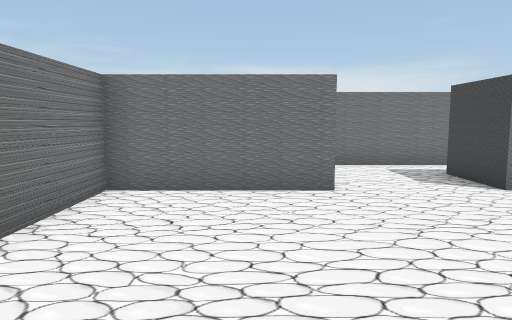
[1] (above)

24 first-person views from a walk through a 3-D level made in the Unity game engine. The camera is 1.2 m above the floor, tilts 6° down and sees 70° across. Doors are open. The floor is counted in squares, 1 m on a side. Each view is taken from the middle of a square. On the plan, view 1 faces up. The plan holds only what a view shows up to about 15 squares ahead; the rest is blank. The place goes on beyond the plan. The player is left out. Some surface patterns are stand-ins.

[2]
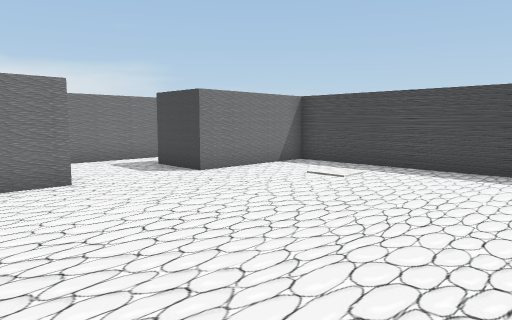

[3]
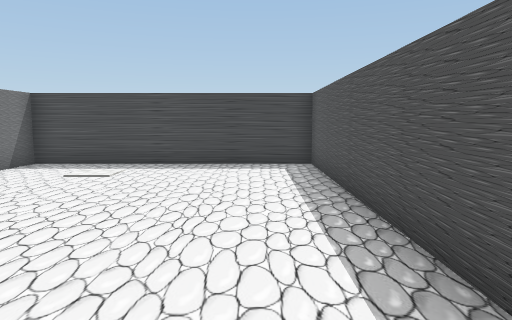

[4]
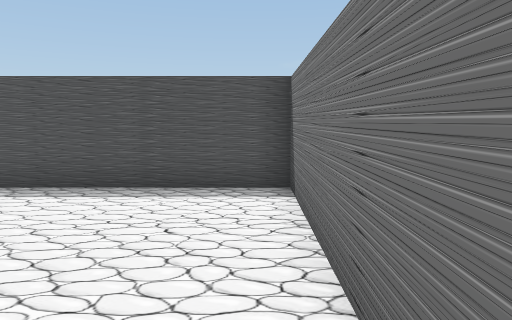

[5]
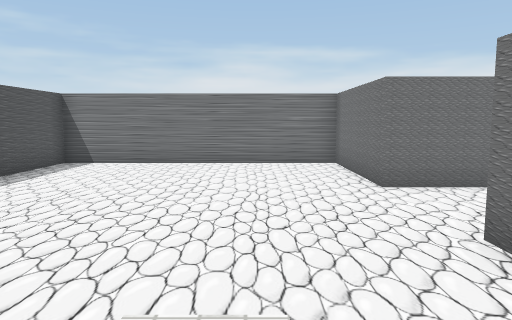

[6]
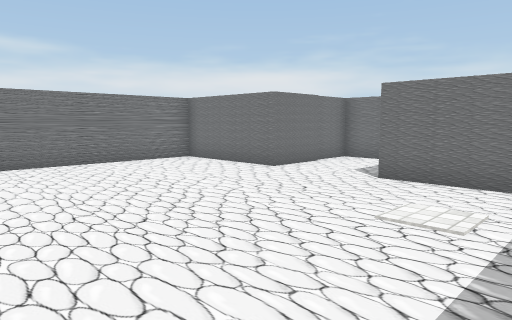

[7]
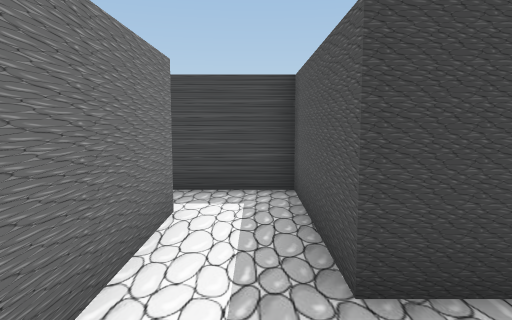

[8]
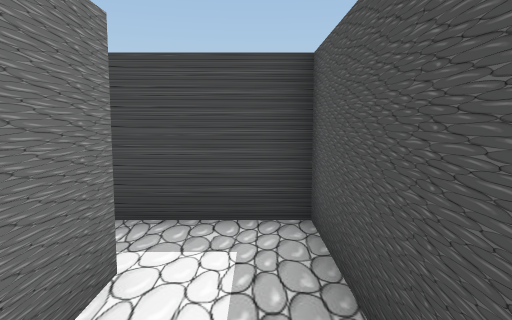

[9]
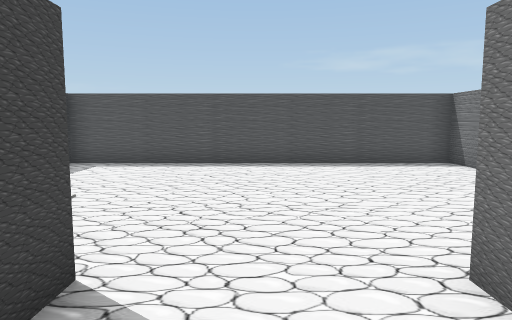

[10]
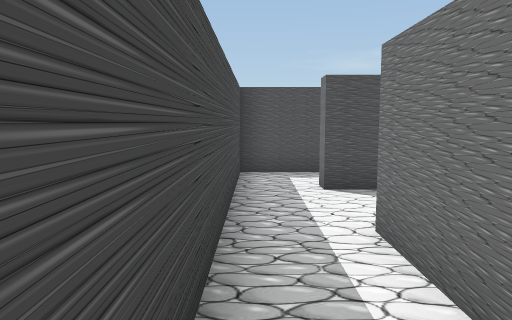

[11]
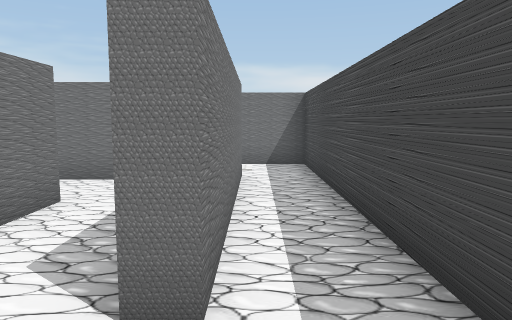

[12]
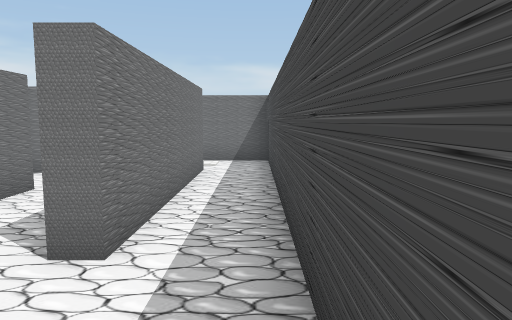

[13]
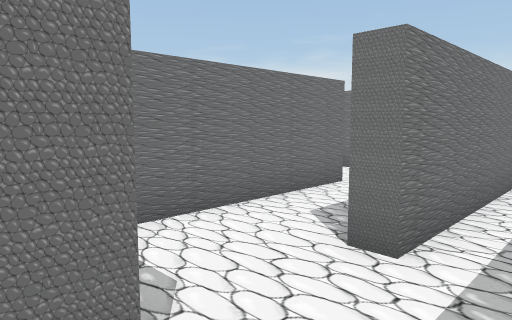

[14]
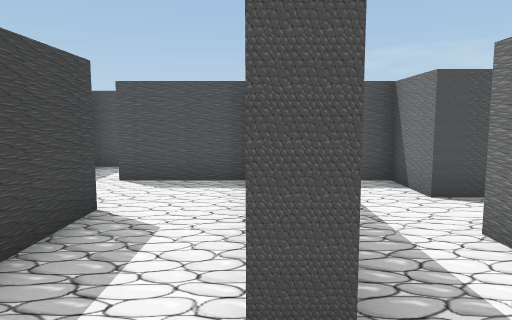

[15]
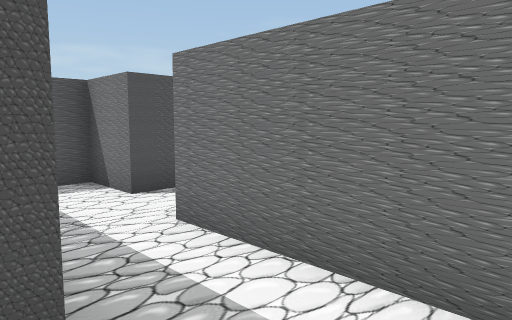

[16]
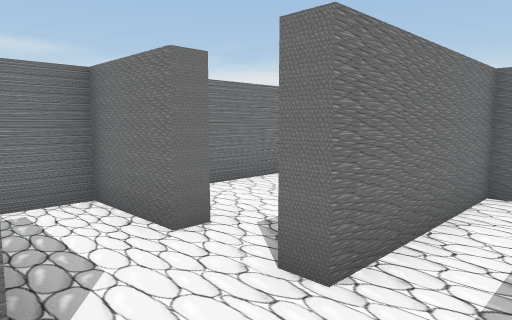

[17]
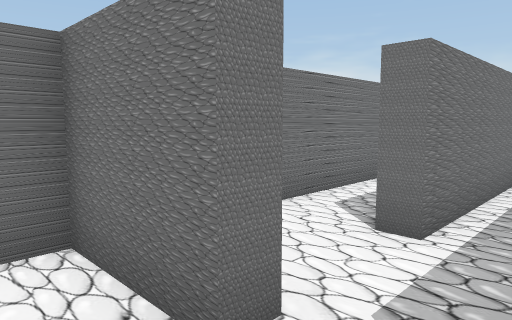

[18]
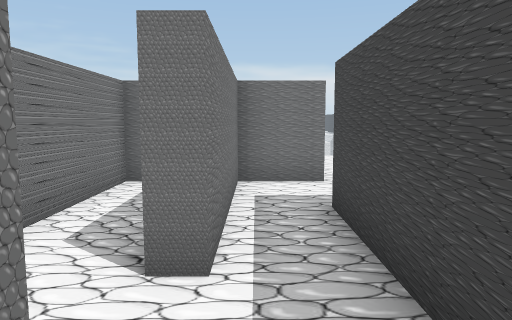

[19]
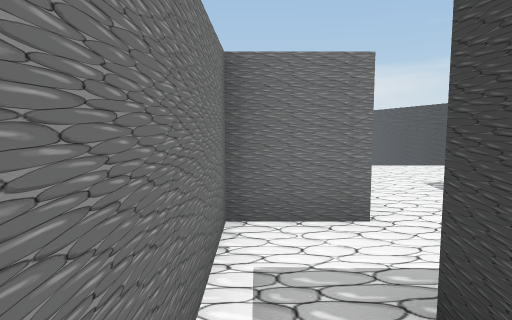

[20]
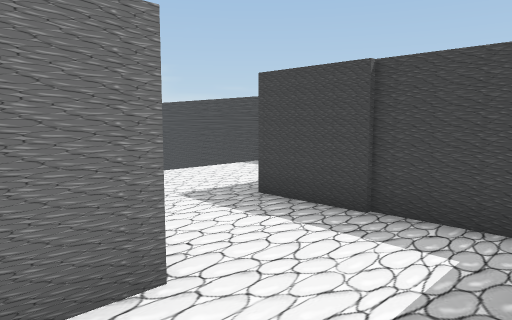

[21]
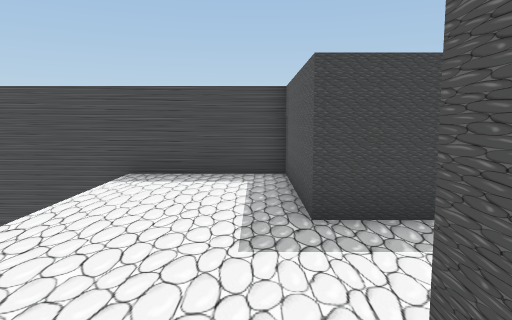

[22]
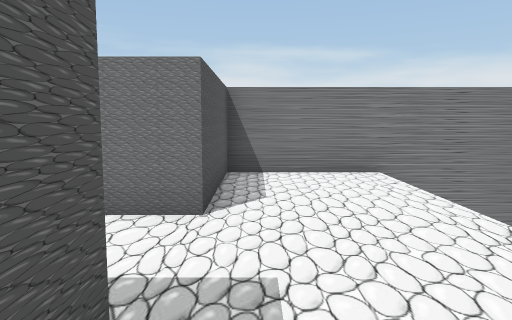

[23]
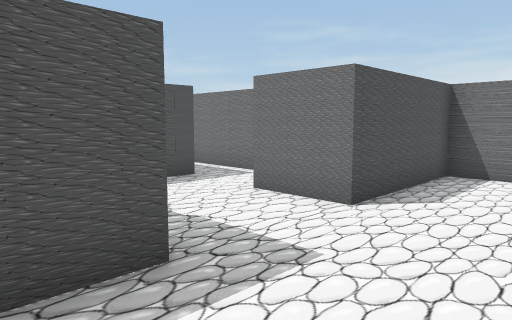

[24]
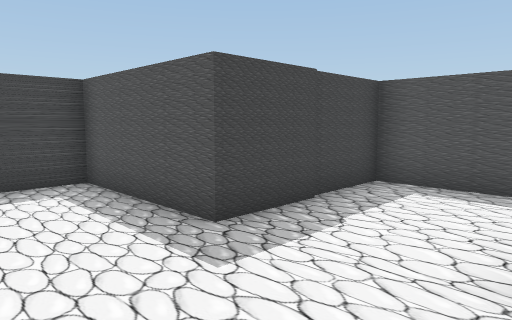

### Floor plan
Key: @ floor where view 1 was taken; # wall or solid block; . floor; D open door; v drop or lower ground.
Columns run from 3 left of view 1 to 9 right of it. Each row starts with its distance up from view 1.
 29 #          v
 28 #          v
 27 #vvvvvvvvvvv#
 26 #...........#
 25 #...........#
 24 #...........#
 23 ####DDDD#####
 22 # ##DDDD#####
 21 #.#.....# ..#
 20 #.#.....# ..#
 19 #.#.######..#
 18 #.#.#....#..#
 17 #.#.#....#..#
 16 #...#..#.#..#
 15 # ..#..#.#..#
 14 ###....#.#..#
 13 #......#....#
 12    ##..#....#
 11     #. #....#
 10     ######..#
  9     #.......#
  8    #DDDD#####
  7 ####DDDD#####
  6 #...........#
  5 #...........#
  4 #...........#
  3 #...........#
  2 #...........#
  1 #...........#
  0 #..@........#
 -1 #...........#
 -2 #############

Positions as (right, up) in squares from view 1, and headings:
1: (0, 0), facing up
2: (-1, -1), facing up-right
3: (-2, 0), facing right
4: (-2, 5), facing down
5: (8, 4), facing left
6: (8, -1), facing up-left
7: (2, 9), facing right
8: (4, 9), facing right
9: (3, 9), facing down
10: (8, 17), facing down
11: (7, 11), facing up
12: (8, 10), facing up
13: (8, 10), facing up-left
14: (4, 18), facing down
15: (4, 18), facing down-left
16: (3, 12), facing up-left
17: (1, 13), facing up-left
18: (0, 14), facing up
19: (0, 17), facing up
20: (0, 19), facing up-right
21: (0, 24), facing right
22: (6, 24), facing left
23: (6, 26), facing down-left
24: (1, 26), facing down-right
